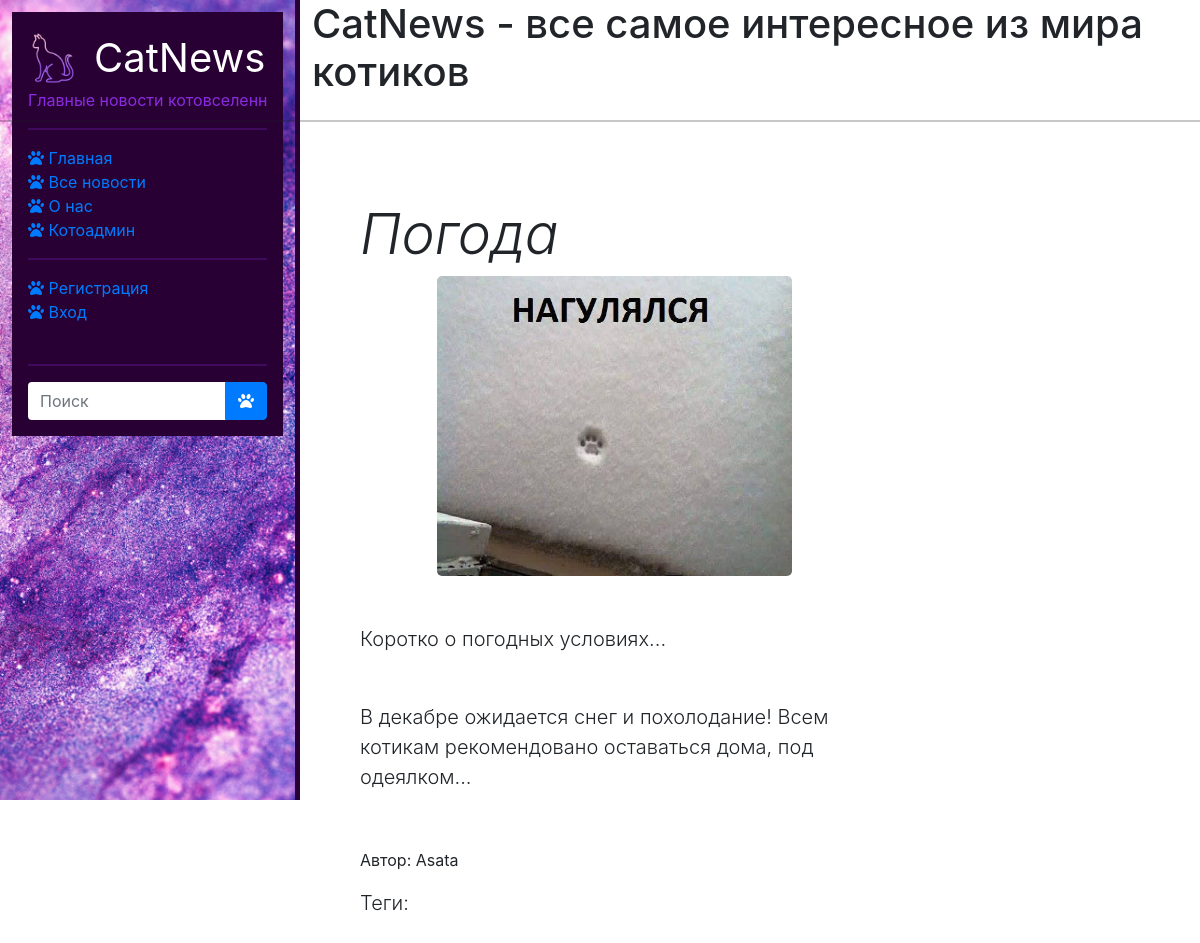
The page /news/show/4 on the database as committed earlier.
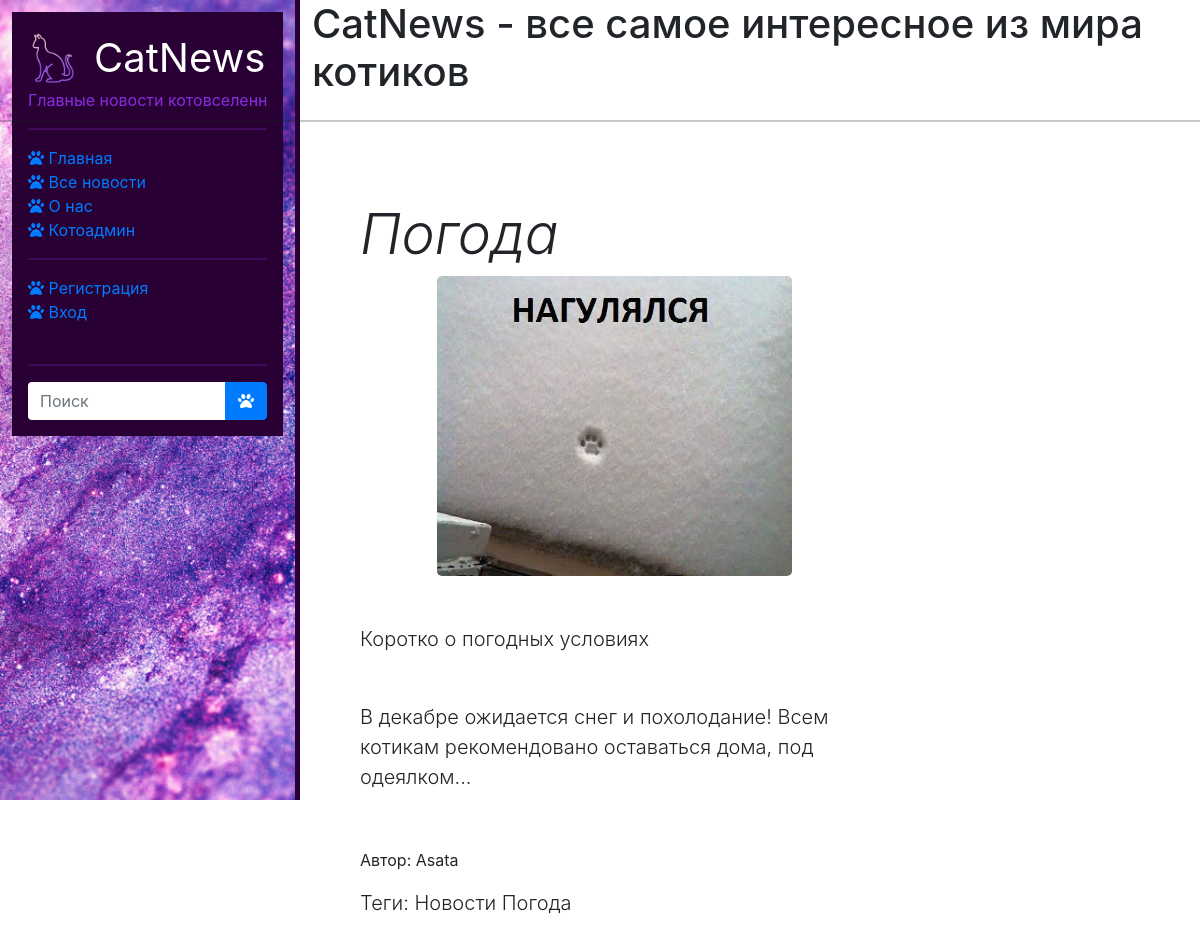
The same page on the database as committed later.
### news/models.py (models this page shows, shortened)
class Image(models.Model):
    article = models.ForeignKey(Article, on_delete=models.CASCADE)
    title = models.CharField(max_length=50, blank=True)
    image = models.ImageField(upload_to='article_images/') #лучше добавить поле default !!!

class Article(models.Model):
    categories = (('E','Экономика'),
                  ('N','Новости'),
                  ('J','Жилье'),
                  ('R','Разное'))
    author = models.ForeignKey(User, on_delete=models.SET_NULL, null=True)
    title = models.CharField('Название',max_length=50,default='')
    anouncement = models.TextField('Аннотация',max_length=250)
    text = models.TextField('Текст новости')
    date = models.DateTimeField('Дата публикации',auto_now=True)
    category = models.CharField(choices=categories, max_length=20,verbose_name='Категории')
    tags = models.ManyToManyField(to=Tag, blank=True)
    slug = models.SlugField()
    objects = models.Manager()
    published = PublishedToday()
    class Meta:
        ordering = ['title','date']
        verbose_name= 'Новость'
        verbose_name_plural='Новости'

class Tag(models.Model):
    title = models.CharField(max_length=80)
    status = models.BooleanField(default=True)
    class Meta:
        ordering = ['title','status']
        verbose_name= 'Тэг'
        verbose_name_plural='Тэги'

### news/views.py (the view)
# urls.py: path('show/<int:pk>', views.ArticleDetailView.as_view(), name='news_detail'),
class ArticleDetailView(ViewCountMixin, DetailView):
    model = Article
    template_name = 'news/news_detail.html'
    context_object_name = 'article'
    def get_context_data(self, **kwargs):
        context = super().get_context_data(**kwargs)
        current_object = self.object
        images = Image.objects.filter(article=current_object)
        context['images'] = images
        return context

### news/utils.py (called while the page is built)
def get_client_ip(request):
    x_forwrded_for = request.META.get('HTTP_X_FORWARDED_FOR')
    if x_forwrded_for:
        ip = x_forwrded_for.split(',')[0]
    else:
        ip = request.META.get('REMOTE_ADDR')
    return ip

    def get_object(self):
        obj = super().get_object()
        ip_address = get_client_ip(self.request)
        ViewCount.objects.get_or_create(article=obj, ip_address=ip_address)
        return obj

### news/templates/news/news_detail.html (shortened to what this page needs)
{% extends 'main/base_template.html' %}
{% load static %}
{% load bootstrap5 %}
{% block content %}
<link rel="stylesheet" href="https://maxcdn.bootstrapcdn.com/bootstrap/4.0.0/css/bootstrap.min.css"
>
<div class="row" >
    <div class="single_news">
        <div class="p-4 p-md-5" >
            <div class="col-md-11 px-0">
                <h1 class="display-4 fst-italic"> {{ article.title }}</h1>
                {% if article.image_set.all %}
                <div id="carouselControls" class="carousel slide" data-ride="carousel">
                    <div class="carousel-inner" role="listbox" style=" width:auto; height: 300px; !important;">
                        {% for image in article.image_set.all %}
                        <div class="carousel-item {% if forloop.counter == 1 %} active {% endif %}">
                            <img class="d-block" src="{{ image.image.url }}"
                                 style="margin:auto; height:300px; width:auto; border-radius:5px;">
                        </div>
                        {% endfor %}
                    </div>
                    <a class="carousel-control-prev" href="#carouselControls" role="button" data-slide="prev">
                        <span class="carousel-control-prev-icon" aria-hidden="true"></span>
                    </a>
                    <a class="carousel-control-next" href="#carouselControls" role="button" data-slide="next">
                        <span class="carousel-control-next-icon" aria-hidden="true"></span>
                    </a>
                </div>
                {% endif%}
                <p class="lead my-5">{{ article.anouncement }}</p>
                <p class="lead my-2">{{ article.text }}</p>
                <br><br>
                <p> Автор: {{ article.author }} </p>
                <p class="lead my-3">Теги: {% for t in article.tags.all %} {{ t.title }} {% endfor %}</p>
            </div>
        </div>
    </div>
</div>
{% endblock %}

Rows that differ between the two databases and show on the page:
changed Article "Погода": anouncement "Коротко о погодных условиях..." → "Коротко о погодных условиях"
added Tag: title "Новости"
added Tag: title "Погода"
